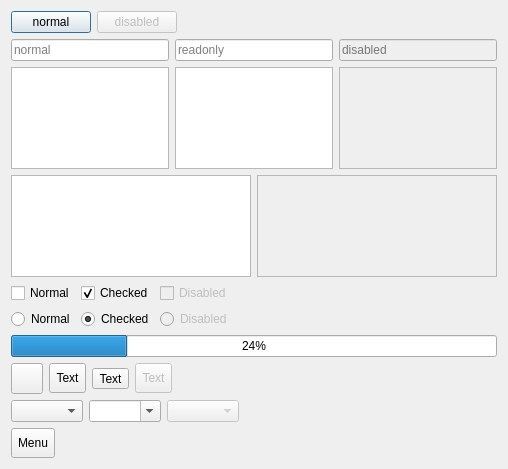
<?xml version="1.0" encoding="UTF-8"?>
<ui version="4.0">
 <class>StyleTestDialog</class>
 <widget class="QDialog" name="StyleTestDialog">
  <property name="geometry">
   <rect>
    <x>0</x>
    <y>0</y>
    <width>508</width>
    <height>469</height>
   </rect>
  </property>
  <property name="windowTitle">
   <string>样式测试</string>
  </property>
  <layout class="QVBoxLayout" name="verticalLayout">
   <item>
    <layout class="QHBoxLayout" name="horizontalLayout">
     <item>
      <widget class="QPushButton" name="pushButtonNormal">
       <property name="text">
        <string>normal</string>
       </property>
      </widget>
     </item>
     <item>
      <widget class="QPushButton" name="pushButtonDisabled">
       <property name="enabled">
        <bool>false</bool>
       </property>
       <property name="text">
        <string>disabled</string>
       </property>
      </widget>
     </item>
     <item>
      <spacer name="horizontalSpacer">
       <property name="orientation">
        <enum>Qt::Horizontal</enum>
       </property>
       <property name="sizeHint" stdset="0">
        <size>
         <width>40</width>
         <height>20</height>
        </size>
       </property>
      </spacer>
     </item>
    </layout>
   </item>
   <item>
    <layout class="QHBoxLayout" name="horizontalLayout_2">
     <item>
      <widget class="QLineEdit" name="lineEditNormal">
       <property name="placeholderText">
        <string>normal</string>
       </property>
      </widget>
     </item>
     <item>
      <widget class="QLineEdit" name="lineEditReadonly">
       <property name="text">
        <string/>
       </property>
       <property name="readOnly">
        <bool>true</bool>
       </property>
       <property name="placeholderText">
        <string>readonly</string>
       </property>
      </widget>
     </item>
     <item>
      <widget class="QLineEdit" name="lineEditDisabled">
       <property name="enabled">
        <bool>false</bool>
       </property>
       <property name="placeholderText">
        <string>disabled</string>
       </property>
      </widget>
     </item>
    </layout>
   </item>
   <item>
    <layout class="QHBoxLayout" name="horizontalLayout_3">
     <item>
      <widget class="QTextEdit" name="textEditNormal"/>
     </item>
     <item>
      <widget class="QTextEdit" name="textEditReadonly">
       <property name="readOnly">
        <bool>true</bool>
       </property>
      </widget>
     </item>
     <item>
      <widget class="QTextEdit" name="textEditDisabled">
       <property name="enabled">
        <bool>false</bool>
       </property>
      </widget>
     </item>
    </layout>
   </item>
   <item>
    <layout class="QHBoxLayout" name="horizontalLayout_4">
     <item>
      <widget class="QTextBrowser" name="textBrowserNormal"/>
     </item>
     <item>
      <widget class="QTextBrowser" name="textBrowserDisabled">
       <property name="enabled">
        <bool>false</bool>
       </property>
      </widget>
     </item>
    </layout>
   </item>
   <item>
    <layout class="QHBoxLayout" name="horizontalLayout_5">
     <item>
      <widget class="QCheckBox" name="checkBoxNormal">
       <property name="text">
        <string>Normal</string>
       </property>
      </widget>
     </item>
     <item>
      <widget class="QCheckBox" name="checkBoxChecked">
       <property name="text">
        <string>Checked</string>
       </property>
       <property name="checked">
        <bool>true</bool>
       </property>
      </widget>
     </item>
     <item>
      <widget class="QCheckBox" name="checkBoxDisabled">
       <property name="enabled">
        <bool>false</bool>
       </property>
       <property name="text">
        <string>Disabled</string>
       </property>
      </widget>
     </item>
     <item>
      <spacer name="horizontalSpacer_2">
       <property name="orientation">
        <enum>Qt::Horizontal</enum>
       </property>
       <property name="sizeHint" stdset="0">
        <size>
         <width>40</width>
         <height>20</height>
        </size>
       </property>
      </spacer>
     </item>
    </layout>
   </item>
   <item>
    <layout class="QHBoxLayout" name="horizontalLayout_6">
     <item>
      <widget class="QRadioButton" name="radioButtonNormal">
       <property name="text">
        <string>Normal</string>
       </property>
      </widget>
     </item>
     <item>
      <widget class="QRadioButton" name="radioButtonChecked">
       <property name="text">
        <string>Checked</string>
       </property>
       <property name="checked">
        <bool>true</bool>
       </property>
      </widget>
     </item>
     <item>
      <widget class="QRadioButton" name="radioButtonDisabled">
       <property name="enabled">
        <bool>false</bool>
       </property>
       <property name="text">
        <string>Disabled</string>
       </property>
      </widget>
     </item>
     <item>
      <spacer name="horizontalSpacer_3">
       <property name="orientation">
        <enum>Qt::Horizontal</enum>
       </property>
       <property name="sizeHint" stdset="0">
        <size>
         <width>40</width>
         <height>20</height>
        </size>
       </property>
      </spacer>
     </item>
    </layout>
   </item>
   <item>
    <widget class="QProgressBar" name="progressBar">
     <property name="value">
      <number>24</number>
     </property>
    </widget>
   </item>
   <item>
    <layout class="QHBoxLayout" name="horizontalLayout_7">
     <item>
      <widget class="QToolButton" name="toolButtonIcon">
       <property name="text">
        <string/>
       </property>
       <property name="icon">
        <iconset resource="../res.qrc">
         <normaloff>:/images/Icon_74.png</normaloff>:/images/Icon_74.png</iconset>
       </property>
       <property name="iconSize">
        <size>
         <width>24</width>
         <height>24</height>
        </size>
       </property>
      </widget>
     </item>
     <item>
      <widget class="QToolButton" name="toolButtonText">
       <property name="minimumSize">
        <size>
         <width>0</width>
         <height>30</height>
        </size>
       </property>
       <property name="maximumSize">
        <size>
         <width>16777215</width>
         <height>30</height>
        </size>
       </property>
       <property name="text">
        <string>Text</string>
       </property>
       <property name="toolButtonStyle">
        <enum>Qt::ToolButtonTextOnly</enum>
       </property>
      </widget>
     </item>
     <item>
      <widget class="QToolButton" name="toolButtonIconText">
       <property name="text">
        <string>Text</string>
       </property>
       <property name="icon">
        <iconset resource="../res.qrc">
         <normaloff>:/images/Icon_74.png</normaloff>:/images/Icon_74.png</iconset>
       </property>
       <property name="iconSize">
        <size>
         <width>24</width>
         <height>24</height>
        </size>
       </property>
       <property name="toolButtonStyle">
        <enum>Qt::ToolButtonTextBesideIcon</enum>
       </property>
      </widget>
     </item>
     <item>
      <widget class="QToolButton" name="toolButtonDisabled">
       <property name="enabled">
        <bool>false</bool>
       </property>
       <property name="minimumSize">
        <size>
         <width>0</width>
         <height>30</height>
        </size>
       </property>
       <property name="maximumSize">
        <size>
         <width>16777215</width>
         <height>30</height>
        </size>
       </property>
       <property name="text">
        <string>Text</string>
       </property>
       <property name="toolButtonStyle">
        <enum>Qt::ToolButtonTextOnly</enum>
       </property>
      </widget>
     </item>
     <item>
      <spacer name="horizontalSpacer_4">
       <property name="orientation">
        <enum>Qt::Horizontal</enum>
       </property>
       <property name="sizeHint" stdset="0">
        <size>
         <width>40</width>
         <height>20</height>
        </size>
       </property>
      </spacer>
     </item>
    </layout>
   </item>
   <item>
    <layout class="QHBoxLayout" name="horizontalLayout_8">
     <item>
      <widget class="QComboBox" name="comboBoxReadonly"/>
     </item>
     <item>
      <widget class="QComboBox" name="comboBoxEditable">
       <property name="editable">
        <bool>true</bool>
       </property>
      </widget>
     </item>
     <item>
      <widget class="QComboBox" name="comboBoxDisabled">
       <property name="enabled">
        <bool>false</bool>
       </property>
      </widget>
     </item>
     <item>
      <spacer name="horizontalSpacer_5">
       <property name="orientation">
        <enum>Qt::Horizontal</enum>
       </property>
       <property name="sizeHint" stdset="0">
        <size>
         <width>40</width>
         <height>20</height>
        </size>
       </property>
      </spacer>
     </item>
    </layout>
   </item>
   <item>
    <widget class="QToolButton" name="toolButtonMenu">
     <property name="minimumSize">
      <size>
       <width>0</width>
       <height>30</height>
      </size>
     </property>
     <property name="maximumSize">
      <size>
       <width>16777215</width>
       <height>30</height>
      </size>
     </property>
     <property name="text">
      <string>Menu</string>
     </property>
    </widget>
   </item>
  </layout>
 </widget>
 <layoutdefault spacing="6" margin="11"/>
 <resources>
  <include location="../res.qrc"/>
 </resources>
 <connections/>
</ui>
